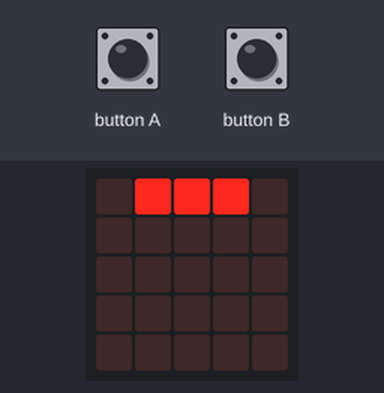
Simulated run of this program. Board: BBC micro:bit (MakeCode). Parts: the board's 5×5 LED display. The inputs (shaded band) are chosen by the test bench.

Above: at 1.6 s.
1.7 s: button A pressed for 0.15 s
At 2.05 s:
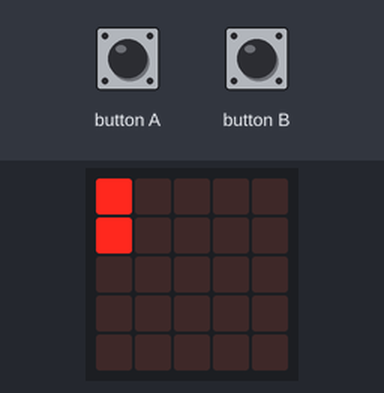
2.4 s: button B pressed for 0.15 s
At 4.3 s:
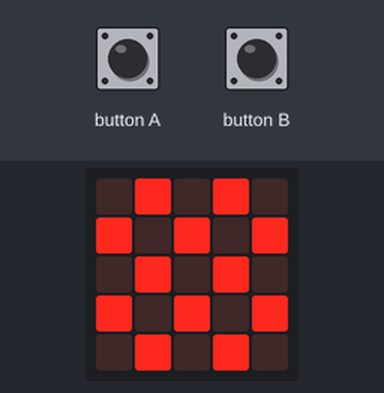
At 6.9 s:
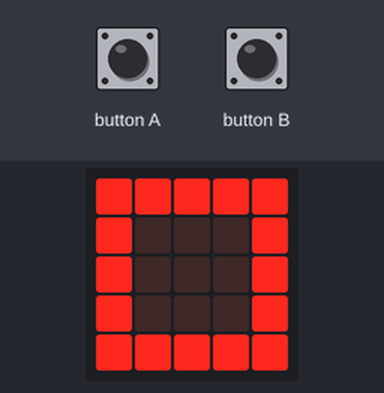
Timing chart, 0 to 8.4 s (numbered marks = the images above; inputs shaded):
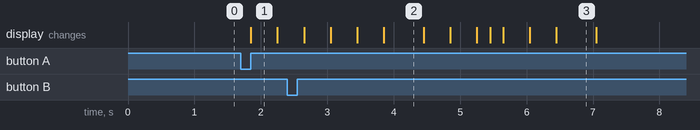

Measured:
- after the input at 1.7 s, the display: changes after 0.15 s (image 1)
- after the input at 2.4 s, the display: first differs from a run without the input after 2.1 s (image 3 shows a later state)
- what the display in image 1 shows lasts 0.4 s, from 1.9 s to 2.3 s
- what the display in image 2 shows lasts 0.6 s, from 3.9 s to 4.5 s

The program:

main.ts
```typescript
input.onButtonPressed(Button.A, function () {
    basic.showLeds(`
        # . . . .
        # . . . .
        . . . . .
        . . . . .
        . . . . .
        `)
    basic.clearScreen()
    basic.showLeds(`
        . . . . .
        # . . . .
        # . . . .
        . . . . .
        . . . . .
        `)
    basic.clearScreen()
    basic.showLeds(`
        . . . . .
        . . . . .
        # . . . .
        . # . . .
        . . . . .
        `)
    basic.clearScreen()
    basic.showLeds(`
        . . . . .
        . . . . .
        . . . . .
        . # . . .
        . . # . .
        `)
    basic.clearScreen()
    basic.showLeds(`
        . . . . .
        . . . . .
        . . . . .
        . . . . .
        . # # # .
        `)
    basic.clearScreen()
    basic.showIcon(IconNames.Chessboard)
    basic.pause(1000)
    basic.clearScreen()
    basic.showLeds(`
        . # # # .
        . . . . .
        . . . . .
        . . . . .
        . . . . .
        `)
})
input.onButtonPressed(Button.B, function () {
    basic.showLeds(`
        . . . . #
        . . . . #
        . . . . .
        . . . . .
        . . . . .
        `)
    basic.clearScreen()
    basic.showLeds(`
        . . . . .
        . . . . #
        . . . . #
        . . . . .
        . . . . .
        `)
    basic.clearScreen()
    basic.showLeds(`
        . . . . .
        . . . . .
        . . . . #
        . . . # .
        . . . . .
        `)
    basic.clearScreen()
    basic.showLeds(`
        . . . . .
        . . . . .
        . . . . .
        . . . # .
        . . # . .
        `)
    basic.clearScreen()
    basic.showLeds(`
        . . . . .
        . . . . .
        . . . . .
        . . . . .
        . # # # .
        `)
    basic.clearScreen()
    basic.showIcon(IconNames.Square)
    basic.pause(1000)
    basic.clearScreen()
    basic.showLeds(`
        . # # # .
        . . . . .
        . . . . .
        . . . . .
        . . . . .
        `)
})
basic.showLeds(`
    . # # # .
    . . . . .
    . . . . .
    . . . . .
    . . . . .
    `)
```

test.ts
```typescript
// aquí va el archivo "tests"; esto no se compilará cuando este paquete se utilice como una extensión.
```
